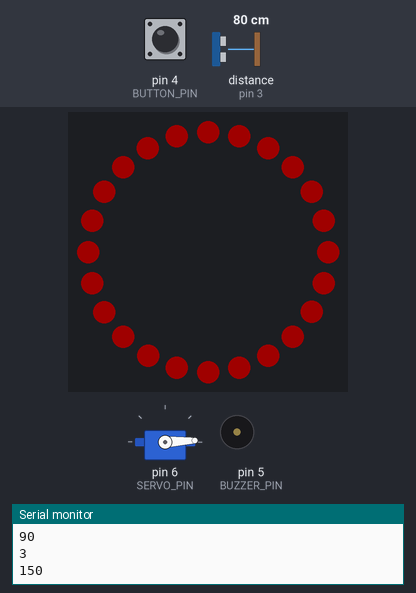
The sketch below on a simulated Arduino Uno, built with avr-gcc and run on an emulated ATmega328P. On the bench: servo, 24 RGB LEDs in a ring, first at the top, clockwise, buzzer (waves = sounding), the last lines printed to the serial monitor. Wiring (inferred from the names in the program): ultrasonic range finder: trigger pin 2; echo pin 3. Inputs (shaded band) come from the test bench; at power-on: distance to the obstacle (sensor on pin 3) 80 cm, pin 4 (BUTTON_PIN) HIGH. The echo pulse lasts 58.3 µs per cm; dim RGB values are drawn brighter than linear.

Above: at 1.56 s.
2.2 s: distance to the obstacle (sensor on pin 3) set to 2 cm
At 4.84 s:
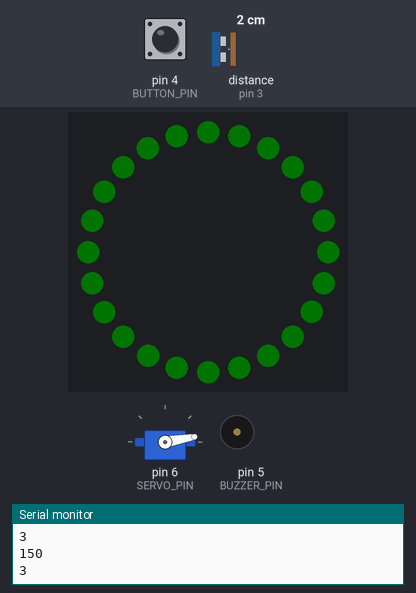
5.2 s: pin 4 (BUTTON_PIN) pulled LOW for 0.15 s
At 5.43 s:
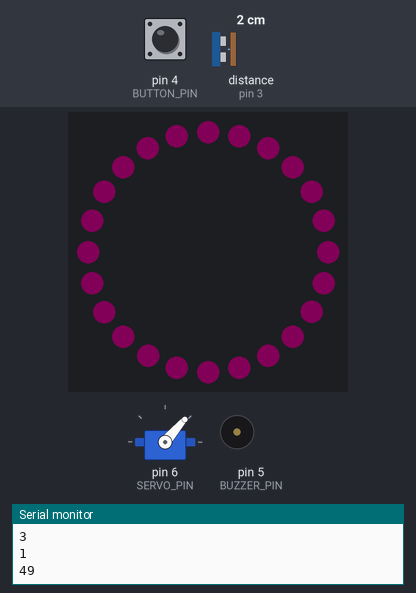
5.9 s: pin 4 (BUTTON_PIN) pulled LOW for 1 s
At 6.15 s:
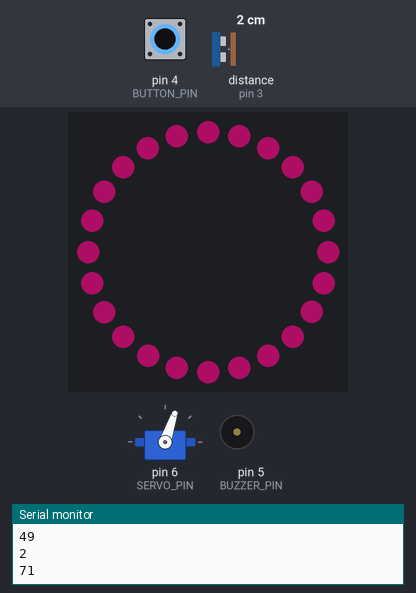
7.5 s: pin 4 (BUTTON_PIN) pulled LOW for 0.15 s
At 7.68 s:
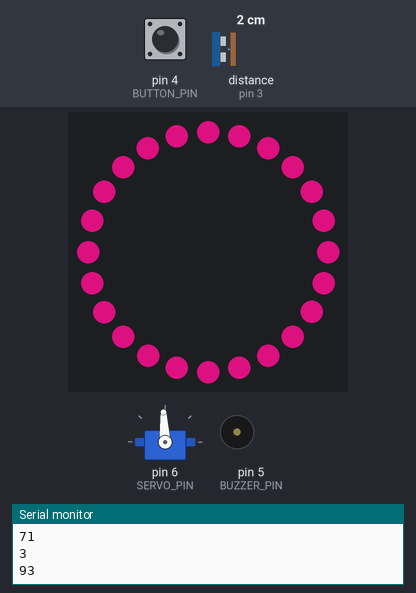
8.2 s: pin 4 (BUTTON_PIN) pulled LOW for 3.2 s
At 10.3 s:
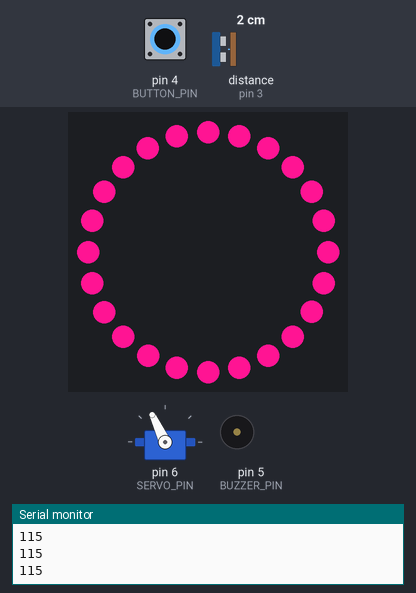
12.9 s: pin 4 (BUTTON_PIN) pulled LOW for 0.15 s
At 13.68 s:
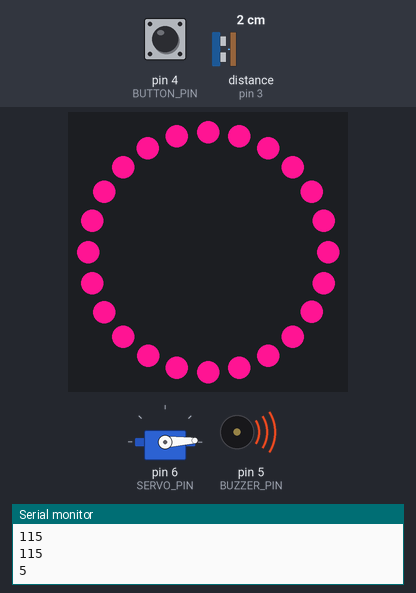
Timing chart, 0 to 14.6 s (numbered marks = the images above; inputs shaded):
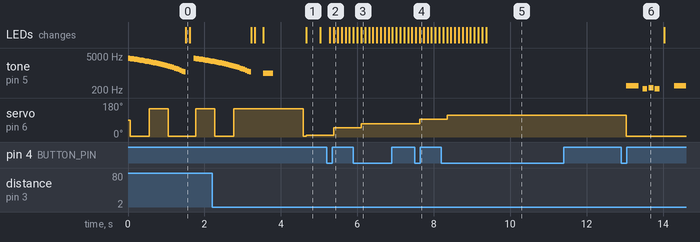

The sketch:

anxiously_attached_microwave.ino.ino
```cpp
#include <Arduino.h>
#include <Servo.h>
#include <Adafruit_NeoPixel.h>
#include <Bounce2.h>

#define TRIGGER_PIN 2
#define ECHO_PIN 3
#define BUTTON_PIN 4
#define BUZZER_PIN 5
#define SERVO_PIN 6
#define NEOPIXEL_PIN 7
#define NUM_PIXELS 24

Adafruit_NeoPixel neoPixelRing = Adafruit_NeoPixel(NUM_PIXELS, NEOPIXEL_PIN, NEO_GRB + NEO_KHZ800);
Servo servoMotor;

int buttonPressCount = 0;
int condClose = 0;
const int servoMinAngle = 3;   // Servo minAngle
const int servoMaxAngle = 150;  // Servo maxAngle
const int servoMaxCalmAngle = 140;  // Servo maxCalmAngle

Bounce button1 = Bounce();  // Instantiate a Bounce object

void setup() {
  Serial.begin(9600);
  button1.attach(BUTTON_PIN, INPUT_PULLUP);  // Attach the debouncer to a pin with INPUT_PULLUP mode
  button1.interval(25);                      // Use a debounce interval of 25 milliseconds
  pinMode(TRIGGER_PIN, OUTPUT);
  pinMode(ECHO_PIN, INPUT);
  pinMode(BUTTON_PIN, INPUT_PULLUP);
  pinMode(BUZZER_PIN, OUTPUT);
  servoMotor.attach(SERVO_PIN);
  neoPixelRing.begin();
  neoPixelRing.setBrightness(32);  // Set dim brightness
  neoPixelRing.show();
}

void loop() {
  long duration, distance;
  digitalWrite(TRIGGER_PIN, LOW);
  delayMicroseconds(2);
  digitalWrite(TRIGGER_PIN, HIGH);
  delayMicroseconds(10);
  digitalWrite(TRIGGER_PIN, LOW);

  duration = pulseIn(ECHO_PIN, HIGH);
  distance = (duration / 2) * 0.0344;

  if (distance <= 50 || condClose == 1) {
    condClose = 1;
    if (buttonPressCount == 0) {
      tenseMicrowave();
      return;  // Return from the function immediately
    } else if (buttonPressCount > 0 && buttonPressCount < 5) {
      calmerMicrowave();
      return;  // Return from the function immediately
    } else {
      happyMicrowave();
      return;  // Return from the function immediately
    }
  } else {
    distressedMicrowave();
  }
}

void updateButtonPressCount() {
  button1.update();
  if (button1.fell()) {
    buttonPressCount++;
    Serial.println(buttonPressCount);
  }
}

void ringBlinkRed() {
  neoPixelRing.clear();
  neoPixelRing.fill(neoPixelRing.Color(255, 0, 0));  // Red color
  neoPixelRing.show();
  delay(100);  // Adjust delay between on and off as needed
  neoPixelRing.clear();
  neoPixelRing.show();
  delay(100);  // Adjust delay between on and off as needed
}

void distressedMicrowave() {
  for (int i = 4000; i > 1000; i -= 100) {
    tone(BUZZER_PIN, i);
    delay(50);

    if (i % 1000 == 0) {
      int currentAngle = servoMotor.read();
      Serial.println(currentAngle);
      if (currentAngle == servoMinAngle) {
        servoMotor.write(servoMaxAngle);
      } else {
        servoMotor.write(servoMinAngle);
      }
    }
    updateButtonPressCount();  // Add this line to update button press count
  }
  noTone(BUZZER_PIN);
  ringBlinkRed();
}

bool tenseMicrowave() {
  const int servoIntermediateAngle = 10;
  int colorIndex = 0;
  const uint32_t colors[] = {
    neoPixelRing.Color(8, 0, 0),  // Dim red
    neoPixelRing.Color(0, 8, 0),  // Dim green
    neoPixelRing.Color(0, 0, 8),  // Dim blue
    neoPixelRing.Color(8, 8, 0),  // Dim yellow
    neoPixelRing.Color(0, 8, 8),  // Dim cyan
    neoPixelRing.Color(8, 0, 8),  // Dim magenta
  };
  const int numColors = sizeof(colors) / sizeof(colors[0]);

  unsigned long previousMillis = millis();
  int pixelDelay = 5;
  int colorDelay = 250;

  for (int i = 0; i < numColors * 2; i++) {
    uint32_t currentColor = colors[colorIndex];

    for (int j = 0; j < NUM_PIXELS; j++) {
      neoPixelRing.setPixelColor(j, currentColor);
      neoPixelRing.show();

      while (millis() - previousMillis < pixelDelay) {
        updateButtonPressCount();
        if (buttonPressCount > 0) {
          return false;
        }
      }
      previousMillis = millis();
    }

    if (colorIndex == 0) {  // Bright red color
      neoPixelRing.clear();
      neoPixelRing.fill(neoPixelRing.Color(255, 0, 0));
      neoPixelRing.show();
      tone(BUZZER_PIN, 1000, 250);  // Play the tone for 250 milliseconds
      servoMotor.write(servoMaxAngle);
      delay(1000);
      servoMotor.write(servoMinAngle);
    } else {
      noTone(BUZZER_PIN);
      servoMotor.write(servoIntermediateAngle);
    }

    colorIndex = (colorIndex + 1) % numColors;

    while (millis() - previousMillis < colorDelay) {
      updateButtonPressCount();
    }
    previousMillis = millis();
  }
}

bool calmerMicrowave() {
  noTone(BUZZER_PIN);  // Buzzer is silent

  // Servo motor behavior
  int initialAngle = 27;
  int angleIncrease = (servoMaxCalmAngle - initialAngle) / 5;

  // NeoPixel Ring behavior
  uint32_t pinkColor = neoPixelRing.Color(255, 20, 147);
  unsigned long breathingStartTime = millis();
  unsigned long previousMillis = millis();

  while (millis() - breathingStartTime < 19000) {  // 4s + 7s + 8s = 19s
    unsigned long currentMillis = millis();
    unsigned long elapsedTime = currentMillis - breathingStartTime;
    uint8_t brightness;

    if (elapsedTime < 4000) {
      brightness = map(elapsedTime, 0, 4000, 0, 255);
    } else if (elapsedTime < 11000) {
      brightness = 255;
    } else {
      brightness = map(elapsedTime, 11000, 19000, 255, 0);
    }

    neoPixelRing.setBrightness(brightness);
    neoPixelRing.fill(pinkColor);
    neoPixelRing.show();

    // Update servo angle and button press count every 100ms
    if (currentMillis - previousMillis >= 100) {
      previousMillis = currentMillis;
      updateButtonPressCount();
      if (buttonPressCount >= 5) {
        return false;
      }

      // Update servo angle based on button presses
      int targetAngle = initialAngle + buttonPressCount * angleIncrease;
      //targetAngle = constrain(targetAngle, servoMinAngle, servoMaxCalmAngle);
      Serial.println(targetAngle);
      servoMotor.write(targetAngle);
      delay(100);  // Add a short delay to reduce shaking
    }
  }
}

void happyMicrowave() {
  // Servo motor behavior
  servoMotor.write(servoMinAngle);

  // Buzzer behavior
  int melody[] = {
    294, 220, 247, 220,           // D4, A3, B3, A3
    294, 220, 247, 220, 0,           // D4, A3, B3, A3
    220, 220, 247, 220, 0,           // A3, A3, B3, A3
    220, 220, 247, 220, 0,           // A3, A3, B3, A3
    294, 277, 294, 294, 277, 294  // D4, C#4, D4, D4, C#4, D4
  };

  int noteDurations[] = {
    3, 8, 8, 8,    // dotted quarter note, eighth note, eighth note, eighth note, be silent for a quarter note
    3, 8, 8, 8, 16,    // dotted quarter note, eighth note, eighth note, eighth note, be silent for an eighth note
    16, 16, 8, 8, 8,  // sixteenth note, sixteenth note, eighth note, eighth note, be silent for an eighth note
    16, 16, 8, 8, 8,  // sixteenth note, sixteenth note, eighth note, eighth note, be silent for an eighth note
    8, 8, 8, 8, 8, 3  // eighth note, eighth note, quarter note, eighth note, quarter note, be silent for a quarter note, dotted quarter note
  };

  int noteIndex = 0;
  unsigned long melodyPreviousMillis = 0;
  unsigned long melodyInterval = 0;

  // NeoPixel Ring behavior
  const uint32_t orangeColor = neoPixelRing.Color(255, 40, 0);
  const uint32_t yellowColor = neoPixelRing.Color(255, 100, 0);
  unsigned long ringPreviousMillis = millis();
  uint32_t currentColor = orangeColor;

  while (true) {  // Run indefinitely
    unsigned long currentMillis = millis();

    // Buzzer behavior
    if (noteIndex < sizeof(melody) / sizeof(melody[0]) && currentMillis - melodyPreviousMillis >= melodyInterval) {
      melodyPreviousMillis = currentMillis;
      int noteDuration = 1000 / noteDurations[noteIndex];
      melodyInterval = noteDuration * (noteIndex == 3 ? 4.0 : 1.3);
      tone(BUZZER_PIN, melody[noteIndex], noteDuration);
      noteIndex++;
    }

    // NeoPixel Ring behavior
    if (currentMillis - ringPreviousMillis >= 1000) {
      ringPreviousMillis = currentMillis;
      currentColor = (currentColor == orangeColor) ? yellowColor : orangeColor;
      neoPixelRing.fill(currentColor);
      neoPixelRing.setBrightness(255);
      neoPixelRing.show();
    }
    updateButtonPressCount();
  }
}
```

Measured:
- after the input at 5.2 s, servo on pin 6 (SERVO_PIN): 10° → 49° after 0.19 s; the LEDs: first change after 0.09 s (image 2 shows a later state)
- after the input at 5.9 s, servo on pin 6 (SERVO_PIN): 49° → 71° after 0.20 s
- after the input at 7.5 s, servo on pin 6 (SERVO_PIN): 71° → 93° after 0.13 s
- after the input at 8.2 s, servo on pin 6 (SERVO_PIN): 93° → 115° after 0.15 s
- after the input at 12.9 s, tone on pin 5 (BUZZER_PIN): plays 294 Hz for 0.33 s, 220 Hz for 0.13 s, 247 Hz for 0.13 s, 220 Hz for 0.13 s, 294 Hz for 0.31 s, starting after 0.13 s; servo on pin 6 (SERVO_PIN): 115° → 3° after 0.13 s
- by itself, tone on pin 5 (BUZZER_PIN): plays 3000 Hz for 0.05 s, 2900 Hz for 0.05 s, 2800 Hz for 0.05 s, 2700 Hz for 0.05 s, 2600 Hz for 0.05 s, 2500 Hz for 0.05 s … (21 notes in this stretch)
